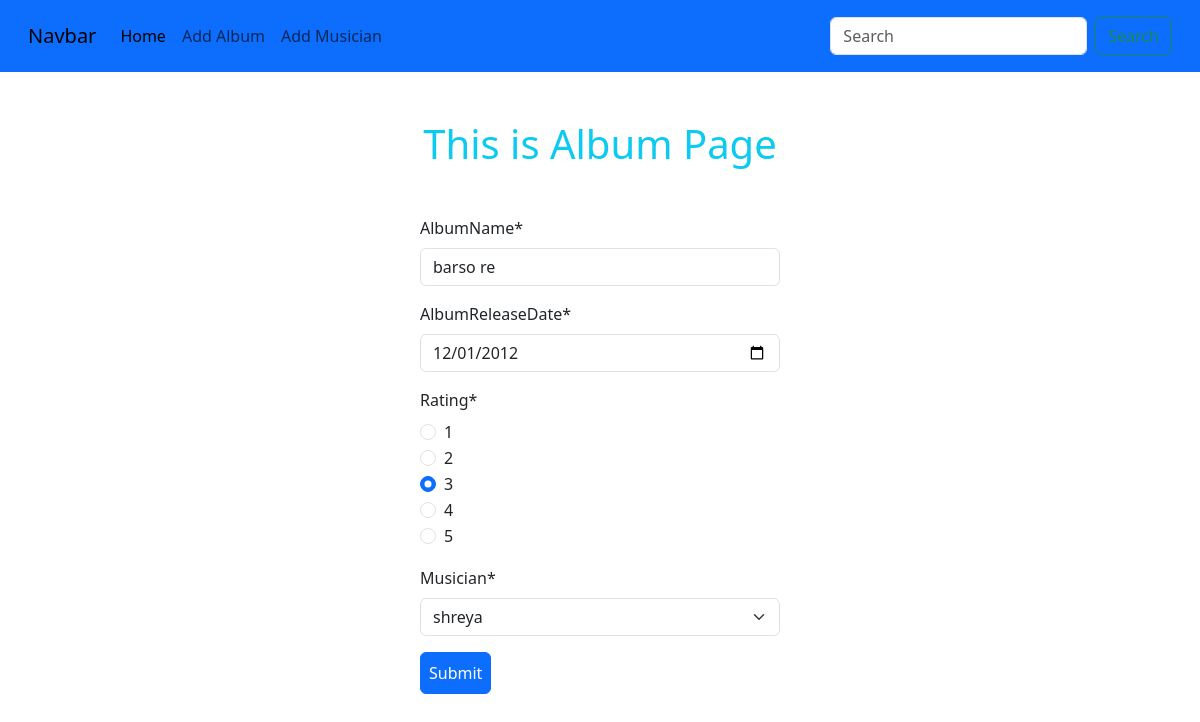
The page /album/edit_album/14 on the database its author committed.
### album/models.py (models this page shows, shortened)
class AlbumModel(models.Model):
    albumName = models.CharField(max_length=255)
    albumReleaseDate = models.DateField()
    rating = models.CharField(max_length=255)
    musician = models.ForeignKey(MusicianModel,on_delete=models.CASCADE)

### album/views.py (the view)
# urls.py: path('edit_album/<int:id>',views.edit_album,name = 'edit_album'),
def edit_album(request,id):
    album = AlbumModel.objects.get(pk = id)
    album_form = AlbumForm(instance=album)
    if request.method == 'POST':
        album_form = AlbumForm(request.POST,instance=album)
        if album_form.is_valid():
            album_form.save()
            return redirect('homepage')
    else:
        return render(request,'album.html',{'form' : album_form})

### album/forms.py
class AlbumForm(forms.ModelForm):
    RATING_CHOICES = [(i, str(i)) for i in range(1, 6)]
    rating = forms.ChoiceField(
        choices=RATING_CHOICES,
        widget=forms.RadioSelect
    )
    class Meta:
        model = AlbumModel
        fields = '__all__'
        widgets = {
            'albumReleaseDate' : (forms.DateInput(attrs={'type' : 'date'})),
        }

### musician/models.py (called while the page is built)
    def __str__(self) -> str:
        return self.firstName

### album/templates/album.html (shortened to what this page needs)
{%extends 'base.html'%}
{%block content%}
{%load crispy_forms_tags%}
<h1 class="text-center text-info m-3 mt-5 mb-5">This is Album Page</h1>
<form style = "width: 30%; margin: auto" method="POST" enctype="multipart/form-data">
    {{form | crispy }}
    <button class="btn btn-primary p-2">Submit</button>
</form>
{%endblock%}

### rows shown on the page
AlbumModel: albumName "barso re", albumReleaseDate "12/01/2012", rating "☐ 1 ☐ 2 ☑ 3 ☐ 4 ☐ 5", musician "shreya"
